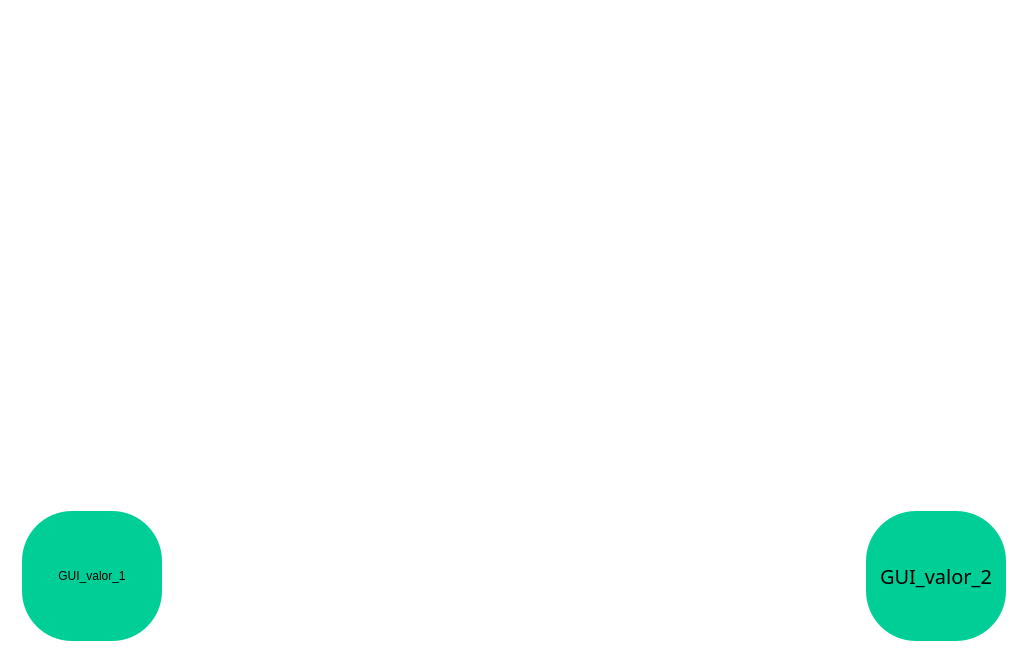
            <widget class="QWidget" name="page_video">
             <property name="styleSheet">
              <string notr="true">background-color: transparent;</string>
             </property>
             <layout class="QHBoxLayout" name="horizontalLayout_16">
              <property name="spacing">
               <number>0</number>
              </property>
              <property name="leftMargin">
               <number>1</number>
              </property>
              <property name="topMargin">
               <number>1</number>
              </property>
              <property name="rightMargin">
               <number>1</number>
              </property>
              <property name="bottomMargin">
               <number>1</number>
              </property>
              <item>
               <widget class="QFrame" name="frame_video">
                <property name="minimumSize">
                 <size>
                  <width>1026</width>
                  <height>661</height>
                 </size>
                </property>
                <property name="styleSheet">
                 <string notr="true">background-color: transparent;</string>
                </property>
                <property name="frameShape">
                 <enum>QFrame::StyledPanel</enum>
                </property>
                <property name="frameShadow">
                 <enum>QFrame::Raised</enum>
                </property>
                <layout class="QGridLayout" name="gridLayout">
                 <property name="leftMargin">
                  <number>0</number>
                 </property>
                 <property name="topMargin">
                  <number>0</number>
                 </property>
                 <property name="rightMargin">
                  <number>0</number>
                 </property>
                 <property name="bottomMargin">
                  <number>0</number>
                 </property>
                 <item row="2" column="0">
                  <widget class="QFrame" name="frame_4">
                   <property name="styleSheet">
                    <string notr="true">background-color: transparent;</string>
                   </property>
                   <property name="frameShape">
                    <enum>QFrame::StyledPanel</enum>
                   </property>
                   <property name="frameShadow">
                    <enum>QFrame::Raised</enum>
                   </property>
                   <layout class="QHBoxLayout" name="horizontalLayout_11">
                    <item>
                     <widget class="QFrame" name="frame">
                      <property name="frameShape">
                       <enum>QFrame::StyledPanel</enum>
                      </property>
                      <property name="frameShadow">
                       <enum>QFrame::Raised</enum>
                      </property>
                      <layout class="QVBoxLayout" name="verticalLayout">
                       <item>
                        <widget class="QLabel" name="label_GUI_text_1">
                         <property name="maximumSize">
                          <size>
                           <width>140</width>
                           <height>70</height>
                          </size>
                         </property>
                         <property name="styleSheet">
                          <string notr="true">background-color: rgba(0,0,0,0);
color: white;
font: 87 14pt &quot;Bahnschrift SemiBold SemiConden&quot;;</string>
                         </property>
                         <property name="frameShape">
                          <enum>QFrame::NoFrame</enum>
                         </property>
                         <property name="text">
                          <string>GUI_Text_1</string>
                         </property>
                         <property name="alignment">
                          <set>Qt::AlignCenter</set>
                         </property>
                        </widget>
                       </item>
                       <item>
                        <widget class="QLabel" name="label_GUI_valor_1">
                         <property name="minimumSize">
                          <size>
                           <width>140</width>
                           <height>130</height>
                          </size>
                         </property>
                         <property name="maximumSize">
                          <size>
                           <width>140</width>
                           <height>130</height>
                          </size>
                         </property>
                         <property name="layoutDirection">
                          <enum>Qt::LeftToRight</enum>
                         </property>
                         <property name="styleSheet">
                          <string notr="true">background-color:rgb(0, 206, 151);
border-radius: 50%;
font: 87 15pt &quot;Bahnschrift SemiBold SemiConden&quot;;
color: &quot;Black&quot;;</string>
                         </property>
                         <property name="text">
                          <string>GUI_valor_1</string>
                         </property>
                         <property name="alignment">
                          <set>Qt::AlignCenter</set>
                         </property>
                        </widget>
                       </item>
                      </layout>
                     </widget>
                    </item>
                    <item>
                     <spacer name="horizontalSpacer_4">
                      <property name="orientation">
                       <enum>Qt::Horizontal</enum>
                      </property>
                      <property name="sizeHint" stdset="0">
                       <size>
                        <width>639</width>
                        <height>20</height>
                       </size>
                      </property>
                     </spacer>
                    </item>
                    <item>
                     <widget class="QFrame" name="frame_2">
                      <property name="frameShape">
                       <enum>QFrame::StyledPanel</enum>
                      </property>
                      <property name="frameShadow">
                       <enum>QFrame::Raised</enum>
                      </property>
                      <layout class="QVBoxLayout" name="verticalLayout_14">
                       <item>
                        <widget class="QLabel" name="label_GUI_text_2">
                         <property name="maximumSize">
                          <size>
                           <width>140</width>
                           <height>70</height>
                          </size>
                         </property>
                         <property name="styleSheet">
                          <string notr="true">background-color: rgba(0,0,0,0);
color: white;
font: 87 14pt &quot;Bahnschrift SemiBold SemiConden&quot;;</string>
                         </property>
                         <property name="frameShape">
                          <enum>QFrame::NoFrame</enum>
                         </property>
                         <property name="text">
                          <string>GUI_Text_2</string>
                         </property>
                         <property name="alignment">
                          <set>Qt::AlignCenter</set>
                         </property>
                        </widget>
                       </item>
                       <item>
                        <widget class="QLabel" name="label_GUI_valor_2">
                         <property name="minimumSize">
                          <size>
                           <width>140</width>
                           <height>130</height>
                          </size>
                         </property>
                         <property name="maximumSize">
                          <size>
                           <width>140</width>
                           <height>130</height>
                          </size>
                         </property>
                         <property name="font">
                          <font>
                           <family>Bahnschrift SemiBold SemiConden</family>
                           <pointsize>15</pointsize>
                           <weight>10</weight>
                           <italic>false</italic>
                           <bold>false</bold>
                          </font>
                         </property>
                         <property name="layoutDirection">
                          <enum>Qt::LeftToRight</enum>
                         </property>
                         <property name="styleSheet">
                          <string notr="true">background-color:rgb(0, 206, 151);
border-radius: 50%;
font: 87 15pt &quot;Bahnschrift SemiBold SemiConden&quot;;
color: &quot;Black&quot;;</string>
                         </property>
                         <property name="text">
                          <string>GUI_valor_2</string>
                         </property>
                         <property name="alignment">
                          <set>Qt::AlignCenter</set>
                         </property>
                        </widget>
                       </item>
                      </layout>
                     </widget>
                    </item>
                   </layout>
                  </widget>
                 </item>
                 <item row="1" column="0">
                  <spacer name="verticalSpacer_12">
                   <property name="orientation">
                    <enum>Qt::Vertical</enum>
                   </property>
                   <property name="sizeHint" stdset="0">
                    <size>
                     <width>20</width>
                     <height>447</height>
                    </size>
                   </property>
                  </spacer>
                 </item>
                </layout>
               </widget>
              </item>
             </layout>
            </widget>
